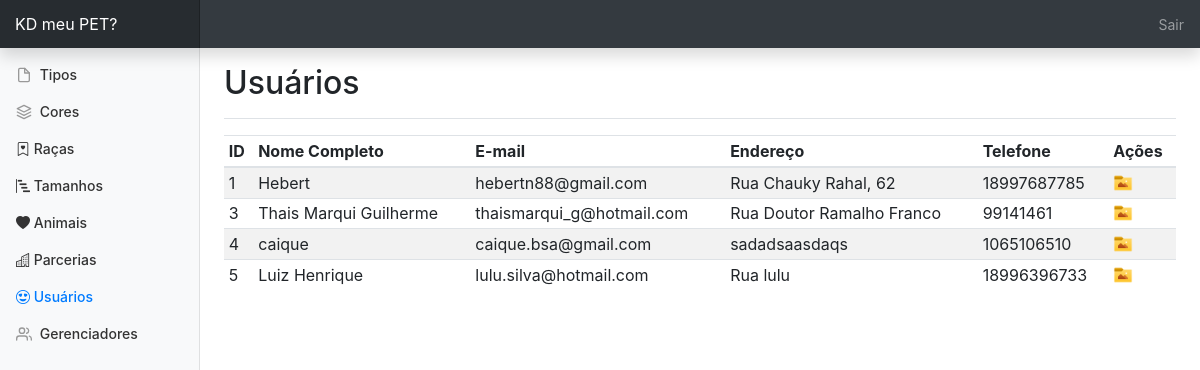
The page /usuarios.php (signed in) on the database its author committed.
### tables this page shows
CREATE TABLE `cadastro_usuario` (
  `u_id` int(11) NOT NULL,
  `u_email` varchar(250) DEFAULT NULL,
  `u_senha` varchar(250) DEFAULT NULL,
  `u_nomecompleto` varchar(250) DEFAULT NULL,
  `u_endereco` varchar(250) DEFAULT NULL,
  `u_telefone` varchar(250) DEFAULT NULL,
  `u_data` datetime DEFAULT NULL
);

### usuarios.php (the view, shortened to what this page needs)
<?php
  include_once"conexao.php";
?>
<html lang="pt">
  <head>
    <link href="css/bootstrap-4.1.3/dist/css/bootstrap.min.css" rel="stylesheet">
    <link rel="stylesheet" href="https://cdn.jsdelivr.net/npm/bootstrap-icons@1.3.0/font/bootstrap-icons.css">
    <link href="css/dashboard.css" rel="stylesheet">
  </head>
  <body>
    <nav class="navbar navbar-dark fixed-top bg-dark flex-md-nowrap p-0 shadow">
      <a class="navbar-brand col-sm-3 col-md-2 mr-0" href="#">KD meu PET?</a>
      <ul class="navbar-nav px-3">
        <li class="nav-item text-nowrap">
          <a class="nav-link" href="sairgerenciador.php">Sair</a>
        </li>
      </ul>
    </nav>
    <div class="container-fluid">
      <div class="row">
        <nav class="col-md-2 d-none d-md-block bg-light sidebar">
          <div class="sidebar-sticky">
            <ul class="nav flex-column">
              <li class="nav-item">
                <a class="nav-link" href="tipos.php">
                  <span data-feather="file"></span>
                  Tipos
                </a>
              </li>
              <li class="nav-item">
                <a class="nav-link" href="cores.php">
                  <span data-feather="layers"></span>
                  Cores
                </a>
              </li>
              <li class="nav-item">
                <a class="nav-link" href="racas.php">
                  <i class="bi bi-bookmark-heart"></i>
                  Raças
                </a>
              </li>
              <li class="nav-item">
                <a class="nav-link" href="tamanho.php">
                  <i class="bi bi-bar-chart-steps"></i>
                  Tamanhos
                </a>
              </li>
              <li class="nav-item">
                <a class="nav-link" href="#">
                  <i class="bi bi-heart-fill"></i>
                  Animais
                </a>
              </li>
              <li class="nav-item">
                <a class="nav-link" href="#">
                  <i class="bi bi-building"></i>
                  Parcerias
                </a>
              </li>
              <li class="nav-item">
                <a class="nav-link active" href="usuarios.php">
                  <i class="bi bi-emoji-heart-eyes"></i>
                  Usuários
                </a>
              </li>
              <li class="nav-item">
                <a class="nav-link" href="gerenciamento.php">
                  <span data-feather="users"></span>
                  Gerenciadores
                </a>
              </li>
            </ul>
          </div>
        </nav>
        <main role="main" class="col-md-9 ml-sm-auto col-lg-10 px-4">
          <div class="d-flex justify-content-between flex-wrap flex-md-nowrap align-items-center pt-3 pb-2 mb-3 border-bottom">
            <h1 class="h2">Usuários</h1>
          </div>
          <div class="table-responsive">
            <div class="table-responsive">
            <table class="table table-striped table-sm">
              <thead>
                <tr>
                  <th>ID</th>
                  <th>Nome Completo</th>
                  <th>E-mail</th>
                  <th>Endereço</th>
                  <th>Telefone</th>
                  <th>Ações</th>
                </tr>
              </thead>
              <tbody>
               <?php
                $consulta = "SELECT * FROM cadastro_usuario ORDER BY u_id ASC";
                $sql = $mysqli->query($consulta) or die($mysqli->error);
                while($dado = $sql->fetch_array())
                {
                ?>
                <tr>
                  <td><?php echo $dado['u_id']; ?></td>
                  <td><?php echo $dado['u_nomecompleto']; ?></td>
                  <td><?php echo $dado['u_email']; ?></td>
                  <td><?php echo $dado['u_endereco']; ?></td>
                  <td><?php echo $dado['u_telefone']; ?></td>
                  <td>
                    <a style="text-decoration:none" href="re_deletar.php">
                    <img src="img/imagem.png" height="20" width="20">
                    </a>
                  </td>
                </tr>
                <?php } ?>
              </tbody>
            </table>
          </div>
          </div>
        </main>
      </div>
    </div>
  </body>
</html>

### css/dashboard.css (style rules this page uses)
body { font-size: .875rem; }
.feather { width: 16px; height: 16px; vertical-align: text-bottom; }
.sidebar { position: fixed; top: 0; bottom: 0; left: 0; z-index: 100; padding: 48px 0 0; box-shadow: inset -1px 0 0 rgba(0, 0, 0, .1); }
.sidebar-sticky { position: relative; top: 0; height: calc(100vh - 48px); padding-top: .5rem; overflow-x: hidden; overflow-y: auto; }
.sidebar .nav-link { font-weight: 500; color: #333; }
.sidebar .nav-link .feather { margin-right: 4px; color: #999; }
.sidebar .nav-link.active { color: #007bff; }
[role="main"] { padding-top: 48px; }
.navbar-brand { padding-top: .75rem; padding-bottom: .75rem; font-size: 1rem; background-color: rgba(0, 0, 0, .25); box-shadow: inset -1px 0 0 rgba(0, 0, 0, .25); }

### rows shown on the page
cadastro_usuario: u_id "1", u_nomecompleto "Hebert", u_email "hebertn88@gmail.com", u_endereco "Rua Chauky Rahal, 62", u_telefone "18997687785"
cadastro_usuario: u_id "3", u_nomecompleto "Thais Marqui Guilherme", u_email "thaismarqui_g@hotmail.com", u_endereco "Rua Doutor Ramalho Franco", u_telefone "99141461"
cadastro_usuario: u_id "4", u_nomecompleto "caique", u_email "caique.bsa@gmail.com", u_endereco "sadadsaasdaqs", u_telefone "1065106510"
cadastro_usuario: u_id "5", u_nomecompleto "Luiz Henrique", u_email "lulu.silva@hotmail.com", u_endereco "Rua lulu", u_telefone "18996396733"
